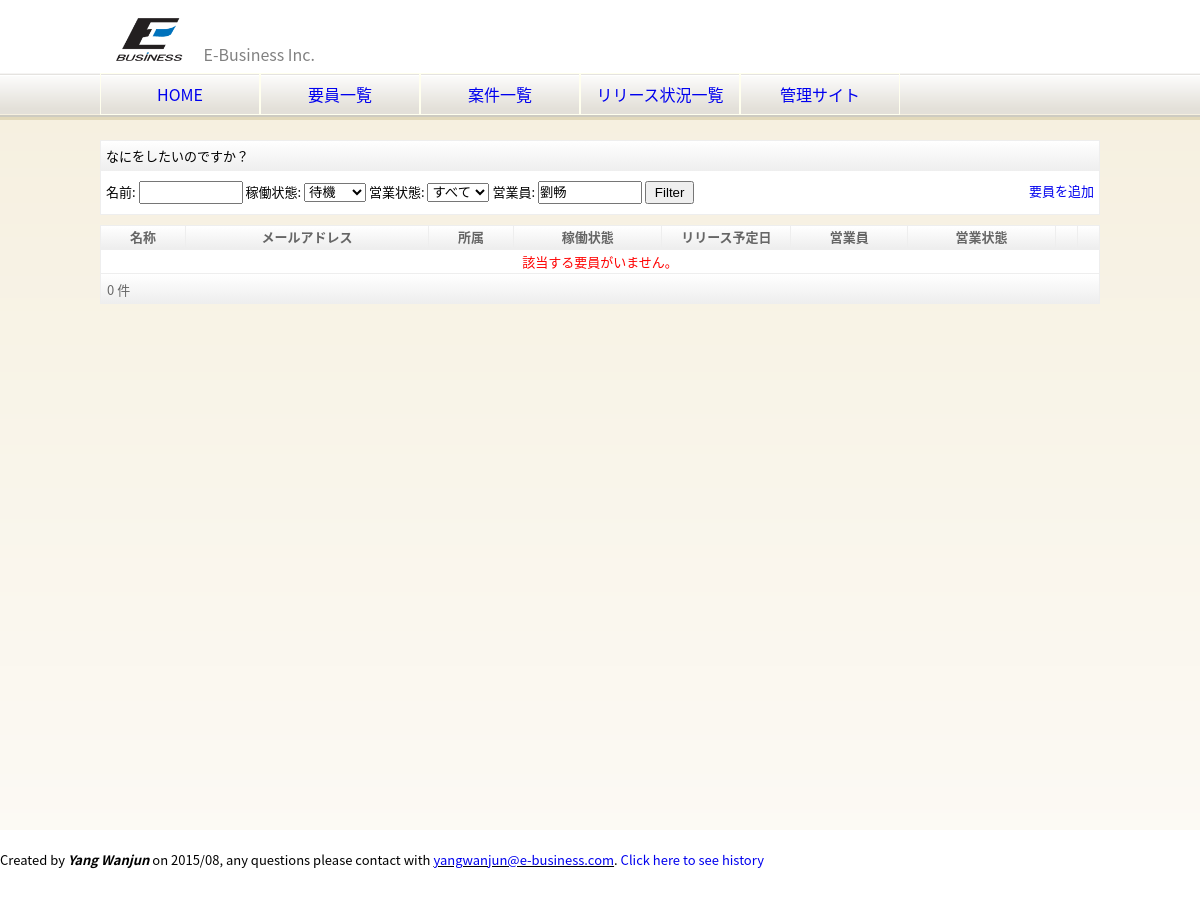
Page /eb/employee_list.html?status=waiting&salesperson=劉畅 on the earlier database version.
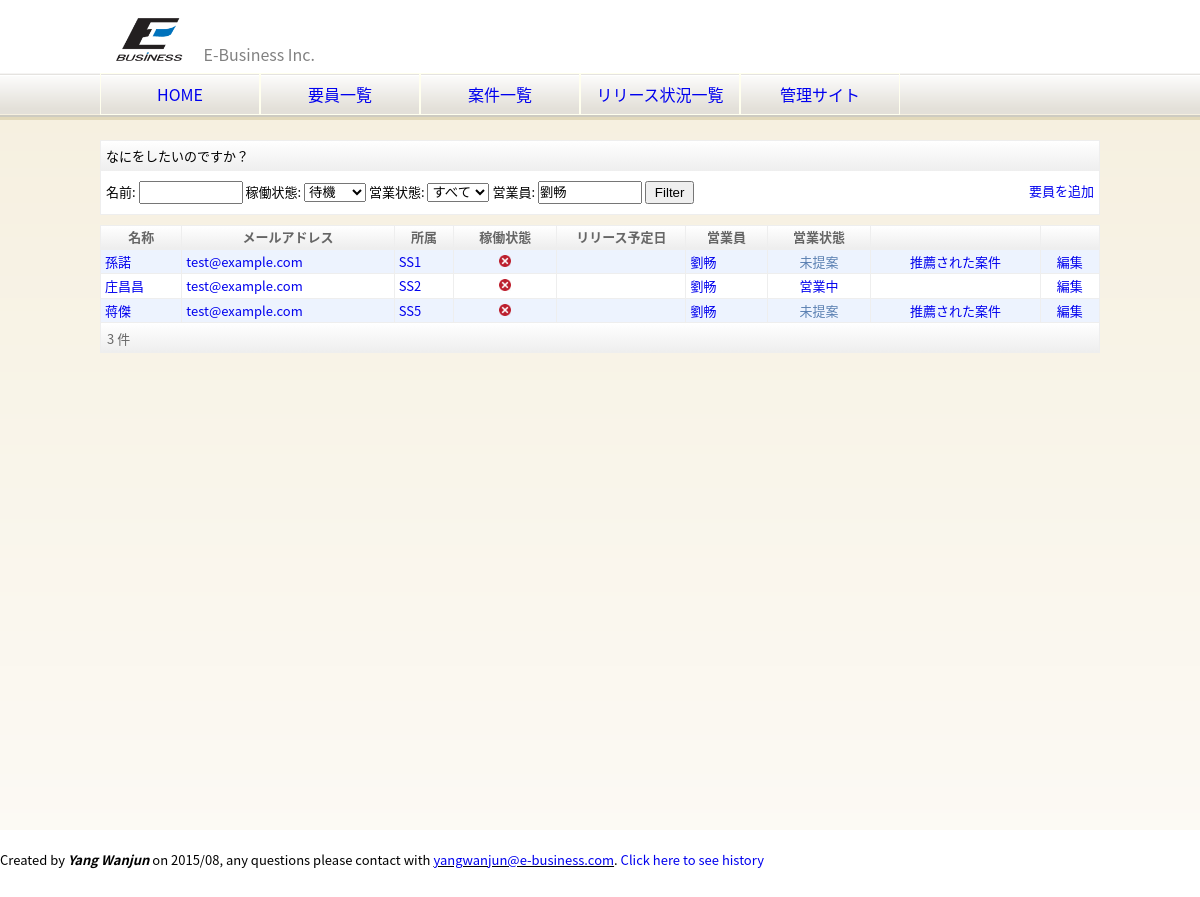
Same page on the later database version.
### eb/models.py (models this page shows, shortened)
class Member(models.Model):
    employee_id = models.CharField(blank=False, null=False, unique=True, max_length=30, verbose_name=u"社員ID")
    name = models.CharField(blank=False, null=False, max_length=30, verbose_name=u"名前")
    email = models.EmailField(blank=False, null=False, verbose_name=u"メールアドレス")
    phone = models.CharField(blank=True, null=True, max_length=11, verbose_name=u"電話番号")
    section = models.ForeignKey(Section, verbose_name=u"部署")
    company = models.ForeignKey(Company, blank=False, null=False, verbose_name=u"会社")
    salesperson = models.ForeignKey(Salesperson, blank=True, null=True, verbose_name=u"営業員")
    class Meta:
        ordering = ['name']
        verbose_name = verbose_name_plural = u"社員"
    def get_project_end_date(self):
        now = datetime.datetime.now()
        projects = self.projectmember_set.filter(end_date__gt=now, start_date__lte=now)
        if projects.count() > 0:
            return projects[0].end_date
        else:
            return None
    def get_business_status(self):
        next_2_month = common.add_months(datetime.date.today(), 2)
        if self.projectmember_set.filter(status=1).count() > 0:
            return u"営業中"
        elif not self.get_project_end_date() \
                or self.get_project_end_date() < datetime.date(next_2_month.year, next_2_month.month, 1):
            return u"未提案"
        else:
            return u"-"

class Section(models.Model):
    name = models.CharField(blank=False, null=False, max_length=30, verbose_name=u"部署名")
    company = models.ForeignKey(Company, blank=False, null=False, verbose_name=u"会社")
    class Meta:
        ordering = ['name']
        verbose_name = verbose_name_plural = u"部署"

class Salesperson(models.Model):
    employee_id = models.CharField(blank=False, null=False, unique=True, max_length=30, verbose_name=u"社員ID")
    name = models.CharField(blank=False, null=False, max_length=30, verbose_name=u"名前")
    email = models.EmailField(blank=False, null=False, verbose_name=u"メールアドレス")
    phone = models.CharField(blank=True, null=True, max_length=11, verbose_name=u"電話番号")
    section = models.ForeignKey(Section, verbose_name=u"部署")
    company = models.ForeignKey(Company, blank=False, null=False, verbose_name=u"会社")
    class Meta:
        ordering = ['name']
        verbose_name = verbose_name_plural = u"営業員"
    def __unicode__(self):
        return self.name

### eb/views.py (the view)
def employee_list(request):
    status = request.GET.get('status', None)
    name = request.GET.get('name', None)
    business_status = request.GET.get('business_status', None)
    salesperson = request.GET.get('salesperson', None)
    params = ""
    if name:
        all_members = Member.objects.filter(name__contains=name)
        params += u"&name=%s" % (name,)
    else:
        all_members = Member.objects.all()
    if status == "working":
        all_members = [member for member in all_members if member.get_project_end_date()]
        params += u"&status=%s" % (status,)
    elif status == "waiting":
        all_members = [member for member in all_members if not member.get_project_end_date()]
        params += u"&status=%s" % (status,)
    if business_status:
        all_members = [member for member in all_members if member.get_business_status() == business_status]
        params += u"&business_status=%s" % (business_status,)
    if salesperson:
        all_members = [member for member in all_members
                       if member.salesperson and salesperson in member.salesperson.name]
        params += u"&salesperson=%s" % (salesperson,)
    paginator = Paginator(all_members, company.display_count)
    page = request.GET.get('page')
    try:
        members = paginator.page(page)
    except PageNotAnInteger:
        members = paginator.page(1)
    except EmptyPage:
        members = paginator.page(paginator.num_pages)
    context = RequestContext(request, {
        'company': company,
        'title': u'要員一覧',
        'members': members,
        'paginator': paginator,
        'params': params,
    })
    template = loader.get_template('employee_list.html')
    return HttpResponse(template.render(context))

### eb/templates/employee_list.html (shortened to what this page needs)
{% extends "base.html" %}
{% block content %}
    <div class="dashboard">
        <div class="dashboard-title">なにをしたいのですか？</div>
        <form action="" method="get">
            <span>名前: </span><input type="text" id="name" name="name" style="width: 100px;"/>
            <span>稼働状態: </span>
            <select id="status" name="status">
                <option value="waiting">待機</option>
            </select>
            <span>営業状態:</span>
            <select id="business_status" name="business_status">
                <option value="">すべて</option>
            </select>
            <span>営業員: </span><input type="text" id="salesperson" name="salesperson" style="width: 100px;"/>
            <input type="submit" value="Filter" />
            <a href="/admin/eb/member/add/" target="_blank" class="button">要員を追加</a>
        </form>
    </div>
    <table class="list" cellpadding="0" cellspacing="0">
        <thead>
            <tr>
                <th>名称</th>
                <th>メールアドレス</th>
                <th>所属</th>
                <th>稼働状態</th>
                <th style="width: 120px;">リリース予定日</th>
                <th>営業員</th>
                <th>営業状態</th>
                <th></th>
                <th></th>
            </tr>
        </thead>
        <tbody>
            {% if members %}
                {% for member in members %}
                    <tr class="{% cycle 'row1' 'row2' %}">
                        <td><a href="{% url 'member_project_list' member.employee_id %}">{{ member.name }}</a></td>
                        <td><a href="mailto:{{ member.email }}">{{ member.email }}</a></td>
                        <td><a href="{% url 'section' member.section.name %}">{{ member.section.name }}</a></td>
                        <td class="center">
                            {% if member.get_project_end_date %}
                                <a href="?status=working{{ params }}"><img width="12px" src="/static/img/icon-normal.png"/></a>
                            {% else %}
                                <a href="?status=waiting{{ params }}"><img width="12px" src="/static/img/icon-warn.png"/></a>
                            {% endif %}
                        </td>
                        <td>
                        </td>
                        <td>
                            {% if member.salesperson %}
                                <a href="?salesperson={{ member.salesperson }}">{{ member.salesperson }}</a>
                            {% endif %}
                        </td>
                        <td class="center">
                            {% ifequal member.get_business_status "営業中" %}
                                <a href="{% url 'member_project_list' member.employee_id %}?status=1">営業中</a>
                            {% else %}
                                {{ member.get_business_status }}
                            {% endifequal %}
                        </td>
                        <td class="center">
                            {% ifequal member.get_business_status "未提案" %}
                                <a href="{% url 'recommended_project' member.employee_id %}">推薦された案件</a>
                            {% endifequal %}
                        </td>
                        <td class="center"><a href="/admin/eb/member/{{ member.id }}/" target="_blank">編集</a></td>
                    </tr>
                {% endfor %}
            {% else %}
                <tr class="row2"><td class="center red" colspan="9">該当する要員がいません。</td></tr>
            {% endif %}
        </tbody>
        <tfoot>
            <tr>
                <td colspan="9">
                    <div class="pagination">
                        <span class="step-links">
                            <span>{{ paginator.count }} 件</span>
                        </span>
                    </div>
                </td>
            </tr>
        </tfoot>
    </table>
{% endblock %}

Differences in the rows shown:
now on this page (row edited): Member: name "孫諾", email "test@example.com", section.name "SS1", salesperson "劉畅", get_business_status "未提案"
now on this page (row edited): Member: name "庄昌昌", email "test@example.com", section.name "SS2", salesperson "劉畅"
now on this page (row edited): Member: name "蒋傑", email "test@example.com", section.name "SS5", salesperson "劉畅", get_business_status "未提案"
Other differences:
{{ paginator.count }}: "0" → "3"
text no longer shown: "該当する要員がいません。"
